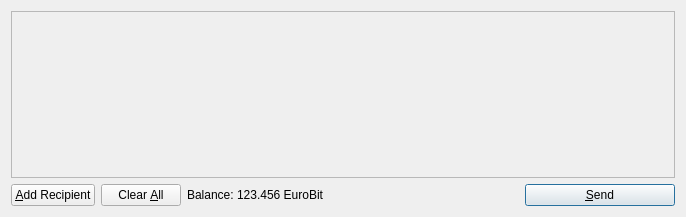
<?xml version="1.0" encoding="UTF-8"?>
<ui version="4.0">
 <class>SendCoinsDialog</class>
 <widget class="QDialog" name="SendCoinsDialog">
  <property name="geometry">
   <rect>
    <x>0</x>
    <y>0</y>
    <width>686</width>
    <height>217</height>
   </rect>
  </property>
  <property name="windowTitle">
   <string>Send Coins</string>
  </property>
  <layout class="QVBoxLayout" name="verticalLayout">
   <item>
    <widget class="QScrollArea" name="scrollArea">
     <property name="widgetResizable">
      <bool>true</bool>
     </property>
     <widget class="QWidget" name="scrollAreaWidgetContents">
      <property name="geometry">
       <rect>
        <x>0</x>
        <y>0</y>
        <width>666</width>
        <height>165</height>
       </rect>
      </property>
      <layout class="QVBoxLayout" name="verticalLayout_2">
       <property name="margin">
        <number>0</number>
       </property>
       <item>
        <layout class="QVBoxLayout" name="entries">
         <property name="spacing">
          <number>6</number>
         </property>
        </layout>
       </item>
       <item>
        <spacer name="verticalSpacer">
         <property name="orientation">
          <enum>Qt::Vertical</enum>
         </property>
         <property name="sizeHint" stdset="0">
          <size>
           <width>20</width>
           <height>40</height>
          </size>
         </property>
        </spacer>
       </item>
      </layout>
     </widget>
    </widget>
   </item>
   <item>
    <layout class="QHBoxLayout" name="horizontalLayout">
     <item>
      <widget class="QPushButton" name="addButton">
       <property name="toolTip">
        <string>Send to multiple recipients at once</string>
       </property>
       <property name="text">
        <string>&amp;Add Recipient</string>
       </property>
       <property name="icon">
        <iconset resource="../bitcoin.qrc">
         <normaloff>:/icons/add</normaloff>:/icons/add</iconset>
       </property>
       <property name="autoDefault">
        <bool>false</bool>
       </property>
      </widget>
     </item>
     <item>
      <widget class="QPushButton" name="clearButton">
       <property name="sizePolicy">
        <sizepolicy hsizetype="Minimum" vsizetype="Fixed">
         <horstretch>0</horstretch>
         <verstretch>0</verstretch>
        </sizepolicy>
       </property>
       <property name="toolTip">
        <string>Remove all transaction fields</string>
       </property>
       <property name="text">
        <string>Clear &amp;All</string>
       </property>
       <property name="icon">
        <iconset resource="../bitcoin.qrc">
         <normaloff>:/icons/remove</normaloff>:/icons/remove</iconset>
       </property>
       <property name="autoRepeatDelay">
        <number>300</number>
       </property>
       <property name="autoDefault">
        <bool>false</bool>
       </property>
      </widget>
     </item>
     <item>
      <layout class="QHBoxLayout" name="horizontalLayout_2">
       <property name="spacing">
        <number>3</number>
       </property>
       <item>
        <widget class="QLabel" name="label">
         <property name="text">
          <string>Balance:</string>
         </property>
        </widget>
       </item>
       <item>
        <widget class="QLabel" name="labelBalance">
         <property name="cursor">
          <cursorShape>IBeamCursor</cursorShape>
         </property>
         <property name="text">
          <string>123.456 EuroBit</string>
         </property>
         <property name="textInteractionFlags">
          <set>Qt::LinksAccessibleByMouse|Qt::TextSelectableByKeyboard|Qt::TextSelectableByMouse</set>
         </property>
        </widget>
       </item>
      </layout>
     </item>
     <item>
      <spacer name="horizontalSpacer">
       <property name="orientation">
        <enum>Qt::Horizontal</enum>
       </property>
       <property name="sizeHint" stdset="0">
        <size>
         <width>40</width>
         <height>20</height>
        </size>
       </property>
      </spacer>
     </item>
     <item>
      <widget class="QPushButton" name="sendButton">
       <property name="minimumSize">
        <size>
         <width>150</width>
         <height>0</height>
        </size>
       </property>
       <property name="toolTip">
        <string>Confirm the send action</string>
       </property>
       <property name="text">
        <string>&amp;Send</string>
       </property>
       <property name="icon">
        <iconset resource="../bitcoin.qrc">
         <normaloff>:/icons/send</normaloff>:/icons/send</iconset>
       </property>
       <property name="default">
        <bool>true</bool>
       </property>
      </widget>
     </item>
    </layout>
   </item>
  </layout>
 </widget>
 <resources>
  <include location="../bitcoin.qrc"/>
 </resources>
 <connections/>
</ui>
